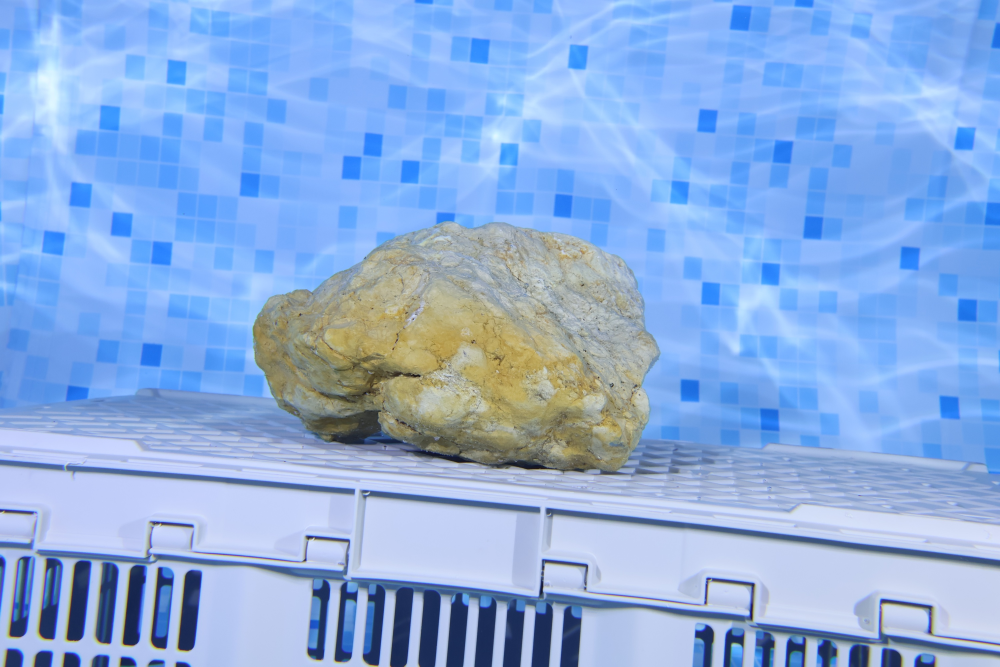
#> input picture algorithme/downsampled/scene_l_0001.jpeg, 3000 x 2000 px (shown at 1/3 size); its folder holds 4 pictures in this run
$ python cross_weight.py
#> lines starting #> are read from the running program, lines starting #| are printed output that depends on the picture
from backprojection import back_projeter
from utils import get_image_data, sqrt_newton
from main_func import compute_edges

import numpy as np
from numba import njit

import cv2
import open3d as o3d
from tqdm import tqdm
from collections import defaultdict

# [99 lines left out: functions invert_dict, trapezoidal_integration, _distance_RGB, _weight_seam, build_Wpqjk, not called in this run]


if __name__ == "__main__" :

    # images
    cam = "l"
    N = 52
    image_path = f"downsampled/scene_{cam}_"
    Vjyxc = [
        cv2.cvtColor(cv2.imread(image_path + f"{j:04d}.jpeg"), cv2.COLOR_BGR2RGB)
        for j in range(1, N + 1)
    ]
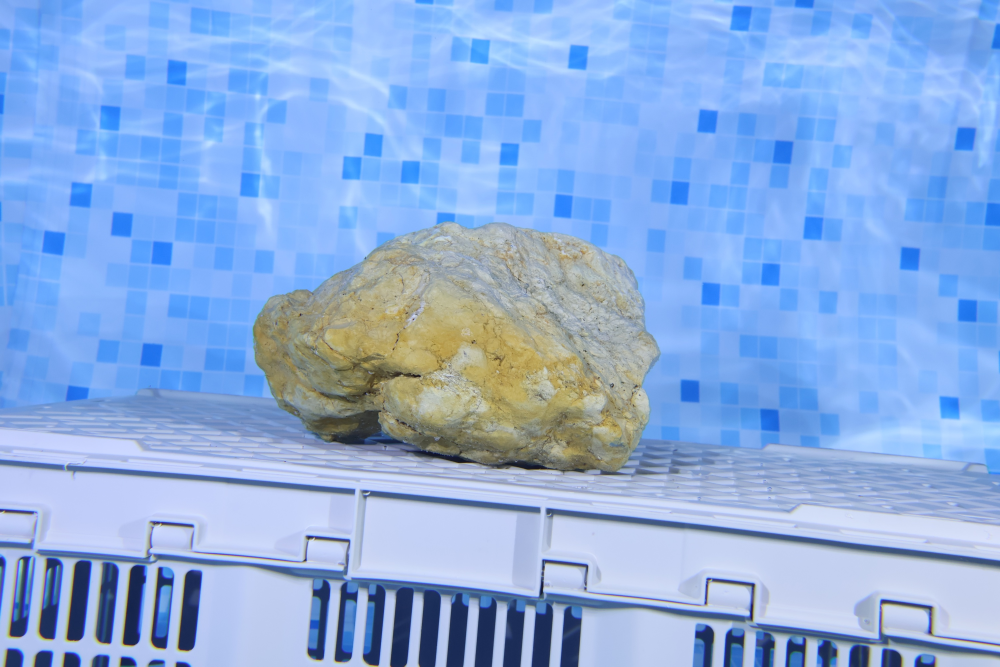
#> input picture algorithme/downsampled/scene_l_0002.jpeg, 3000 x 2000 px (shown at 1/3 size)
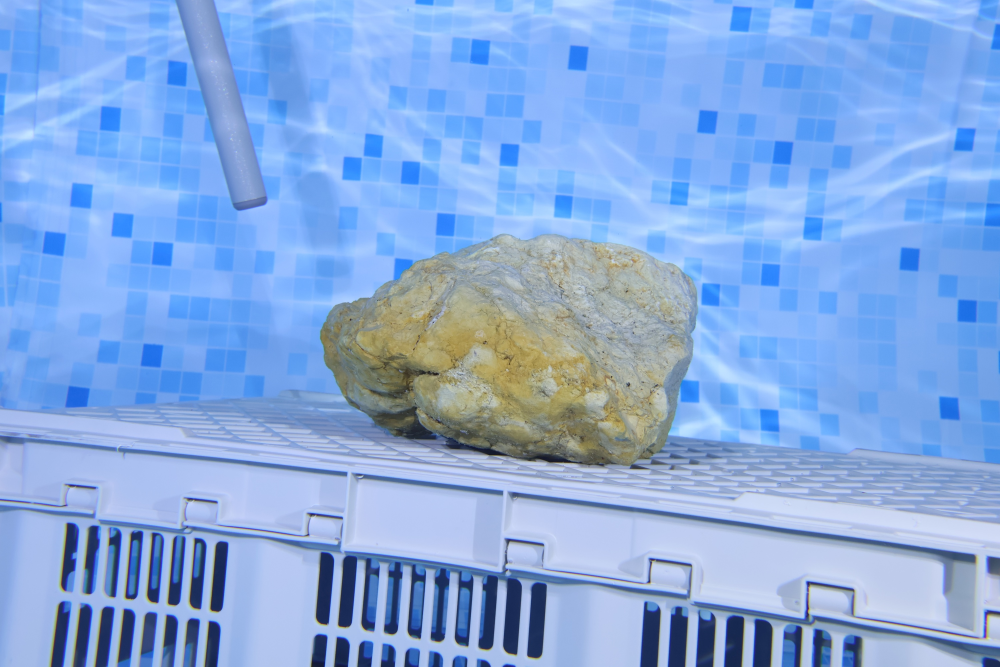
#> input picture algorithme/downsampled/scene_l_0003.jpeg, 3000 x 2000 px (shown at 1/3 size)
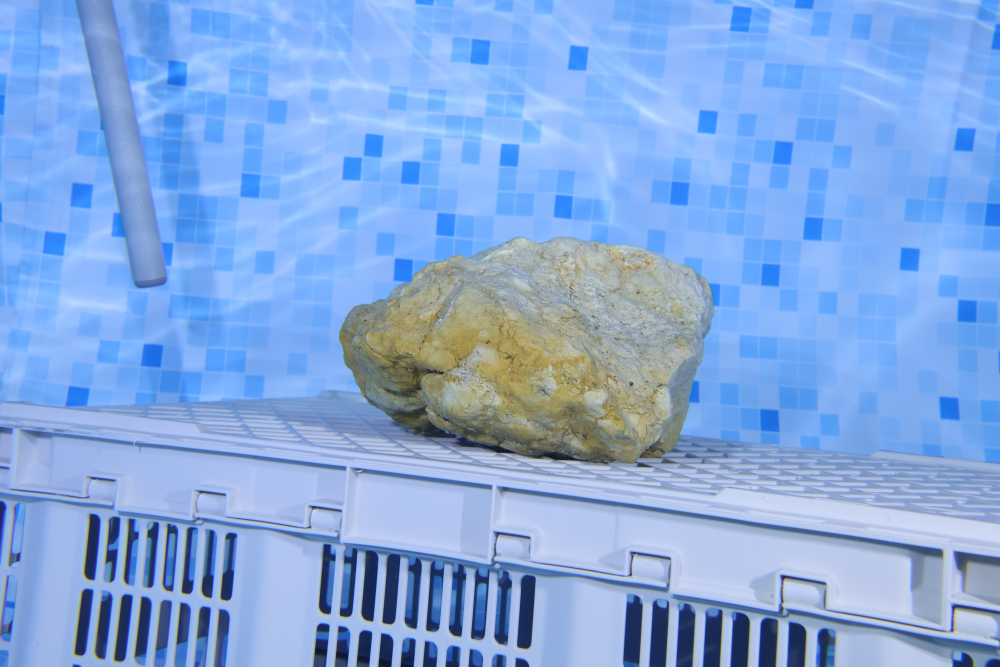
#> input picture algorithme/downsampled/scene_l_0004.jpeg, 3000 x 2000 px (shown at 1/3 size)
#> (the run stopped early here; a loop or call above may not have finished)
